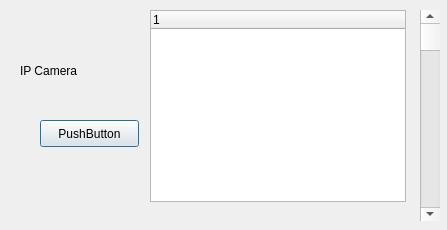
<?xml version="1.0" encoding="UTF-8"?>
<ui version="4.0">
 <class>Dialog</class>
 <widget class="QDialog" name="Dialog">
  <property name="geometry">
   <rect>
    <x>0</x>
    <y>0</y>
    <width>447</width>
    <height>230</height>
   </rect>
  </property>
  <property name="windowTitle">
   <string>Dialog</string>
  </property>
  <widget class="QScrollBar" name="verticalScrollBar">
   <property name="geometry">
    <rect>
     <x>420</x>
     <y>10</y>
     <width>20</width>
     <height>211</height>
    </rect>
   </property>
   <property name="orientation">
    <enum>Qt::Vertical</enum>
   </property>
  </widget>
  <widget class="QLabel" name="label">
   <property name="geometry">
    <rect>
     <x>20</x>
     <y>60</y>
     <width>81</width>
     <height>21</height>
    </rect>
   </property>
   <property name="text">
    <string>IP Camera</string>
   </property>
  </widget>
  <widget class="QPushButton" name="pushButton">
   <property name="geometry">
    <rect>
     <x>40</x>
     <y>120</y>
     <width>99</width>
     <height>27</height>
    </rect>
   </property>
   <property name="text">
    <string>PushButton</string>
   </property>
  </widget>
  <widget class="QTreeWidget" name="treeWidget">
   <property name="geometry">
    <rect>
     <x>150</x>
     <y>10</y>
     <width>256</width>
     <height>192</height>
    </rect>
   </property>
   <column>
    <property name="text">
     <string notr="true">1</string>
    </property>
   </column>
  </widget>
 </widget>
 <resources/>
 <connections/>
</ui>
